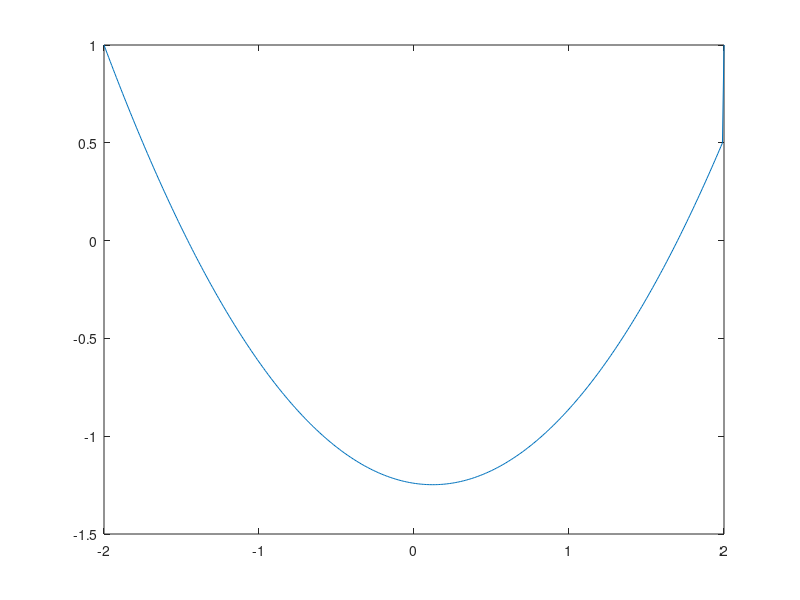

This chart was generated by the following MATLAB code:
clc;
clear;

%PD: x'' = p(t) x' + q(t) x + r(t)

p = @(t) 0;
q = @(t) 0;
r = @(t) 1;

a = -2;
b = 2;

h = 0.01;

n = (b-a)/h;

x(1) = 1;   %diberi soal
x(n+1) = 1;  %diberi soal

t(1) = a;
t(n+1) = b;

t(2) = t(1) + h;
b(2) = (-h^2)*r(t(2)) + ((h/2)*p(t(2)) + 1)*x(1);
d(2) = 2 + (h^2)*q(t(2));
c(2) = (h/2)*p(t(2)) - 1;

for i = 3:n-1
   t(i) = t(i-1) + h;
   a(i) = (-h/2)*p(t(i)) - 1;
   d(i) = 2 + (h^2)*q(t(i));
   c(i) = (h/2)*p(t(i)) - 1;
   b(i) = (-h^2)*r(t(i));
end

t(n) = t(n-1) + h;
a(n) = (-h/2)*p(t(n));
d(n) = 2 + (h^2)*q(t(n));
b(n) = (-h^2)*r(t(n)) - ((h/2)*p(t(n)) - 1)*x(n+1);

%Penyelesaian tridiagonal
for k = 2:n-1
   pembagi = a(k+1)/d(k);
   d(k+1) = d(k+1) - pembagi*c(k);
   b(k+1) = b(k+1) - pembagi*b(k);
   a(k+1) = 0;
end

x(n) = b(n)/d(n);

for k = n-1:-1:2
   x(k) = (b(k) - c(k)*x(k+1))/d(k);
end

x
plot(t,x)